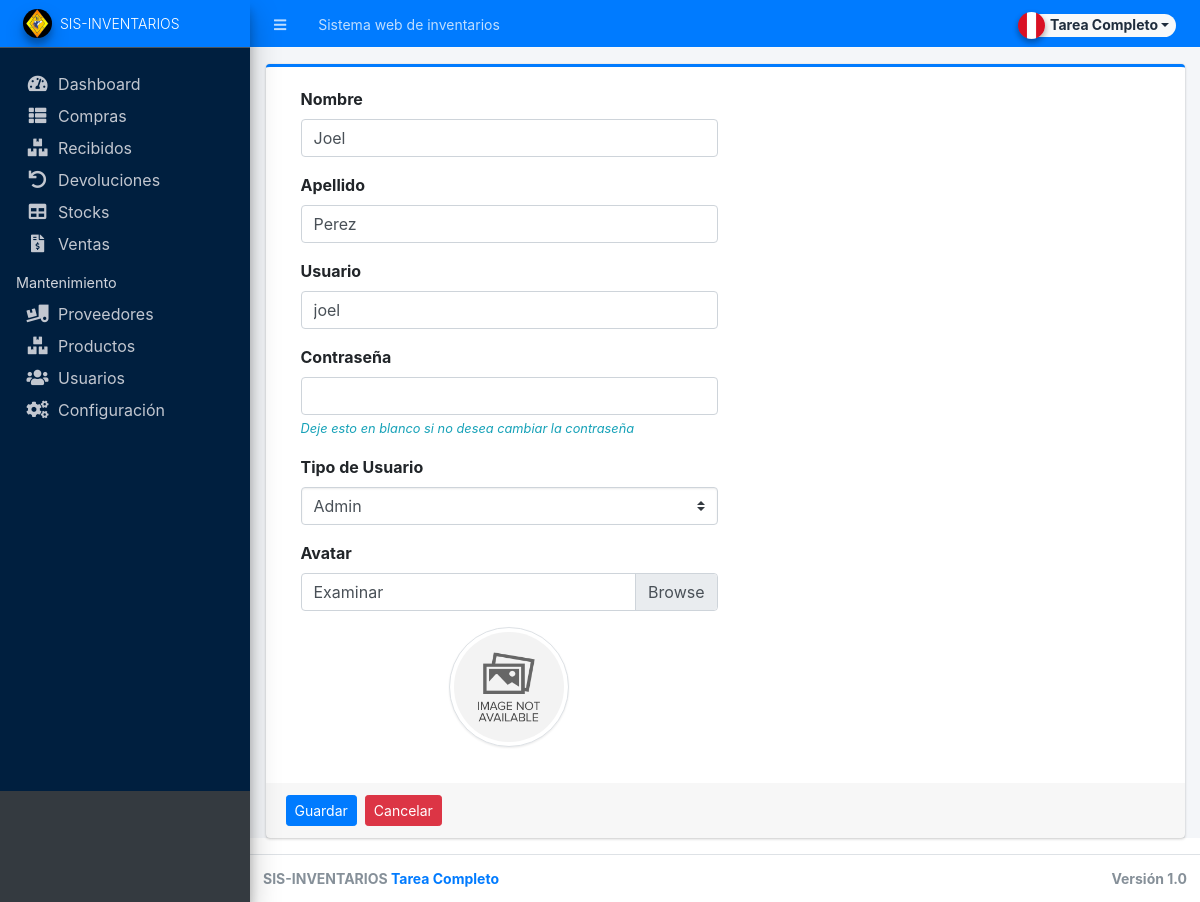
The app's page /admin/?page=user/manage_user&id=10 (signed in) with its own data.
### tables this page shows
CREATE TABLE `users` (
  `id` int(50) NOT NULL,
  `firstname` varchar(250) NOT NULL,
  `middlename` text DEFAULT NULL,
  `lastname` varchar(250) NOT NULL,
  `username` text NOT NULL,
  `password` text NOT NULL,
  `avatar` text DEFAULT NULL,
  `last_login` datetime DEFAULT NULL,
  `type` tinyint(1) NOT NULL DEFAULT 0,
  `date_added` datetime NOT NULL DEFAULT current_timestamp(),
  `date_updated` datetime DEFAULT NULL ON UPDATE current_timestamp()
);

### config.php (called while the page is built, shortened)
<?php
function validate_image($file){
	if(!empty($file)){
        $ex = explode('?',$file);
        $file = $ex[0];
        $param =  isset($ex[1]) ? '?'.$ex[1]  : '';
		if(is_file(base_app.$file)){
			return base_url.$file.$param;
		}else{
			return base_url.'dist/img/no-image-available.png';
		}
	}else{
		return base_url.'dist/img/no-image-available.png';
	}
}
?>

### admin/user/manage_user.php (the view, shortened to what this page needs)
<?php
if (isset($_GET['id']) && $_GET['id'] > 0) {
	$user = $conn->query("SELECT * FROM users where id ='{$_GET['id']}'");
	foreach ($user->fetch_array() as $k => $v) {
		$meta[$k] = $v;
	}
}
?>
<div class="card card-outline card-primary">
	<div class="card-body">
		<div class="container-fluid">
			<form action="" id="manage-user">
				<div class="form-group col-6">
					<label for="name">Nombre</label>
					<input type="text" name="firstname" id="firstname" class="form-control" value="<?php echo isset($meta['firstname']) ? $meta['firstname'] : '' ?>" required>
				</div>
				<div class="form-group col-6">
					<label for="name">Apellido</label>
					<input type="text" name="lastname" id="lastname" class="form-control" value="<?php echo isset($meta['lastname']) ? $meta['lastname'] : '' ?>" required>
				</div>
				<div class="form-group col-6">
					<label for="username">Usuario</label>
					<input type="text" name="username" id="username" class="form-control" value="<?php echo isset($meta['username']) ? $meta['username'] : '' ?>" required autocomplete="off">
				</div>
				<div class="form-group col-6">
					<label for="password">Contraseña</label>
					<input type="password" name="password" id="password" class="form-control" value="" autocomplete="off" <?php echo isset($meta['id']) ? "" : 'required' ?>>
					<?php if (isset($_GET['id'])) : ?>
						<small class="text-info"><i>Deje esto en blanco si no desea cambiar la contraseña</i></small>
					<?php endif; ?>
				</div>
				<div class="form-group col-6">
					<label for="type">Tipo de Usuario</label>
					<select name="type" id="type" class="custom-select" value="<?php echo isset($meta['type']) ? $meta['type'] : '' ?>" required>
						<option value="1" <?php echo isset($type) && $type == 1 ? 'selected' : '' ?>>Admin</option>
					</select>
				</div>
				<div class="form-group col-6">
					<label for="" class="control-label">Avatar</label>
					<div class="custom-file">
						<label class="custom-file-label" for="customFile">Examinar</label>
					</div>
				</div>
				<div class="form-group col-6 d-flex justify-content-center">
					<img src="<?php echo validate_image(isset($meta['avatar']) ? $meta['avatar'] : '') ?>" alt="" id="cimg" class="img-fluid img-thumbnail">
				</div>
			</form>
		</div>
	</div>
	<div class="card-footer">
		<div class="col-md-12">
			<div class="row">
				<button class="btn btn-sm btn-primary mr-2" form="manage-user">Guardar</button>
				<a class="btn btn-sm btn-danger" href="./?page=user/list">Cancelar</a>
			</div>
		</div>
	</div>
</div>

### admin/user/manage_user.php (style rules this page uses)
img#cimg { height: 15vh; width: 15vh; object-fit: cover; border-radius: 100% 100%; }

### records on screen
users: firstname "Joel", lastname "Perez", username "joel", type "Admin"

### other values on screen
$_settings->info('name') "Sistema web de inventarios"
$_settings->info('short_name') "SIS-INVENTARIOS"
